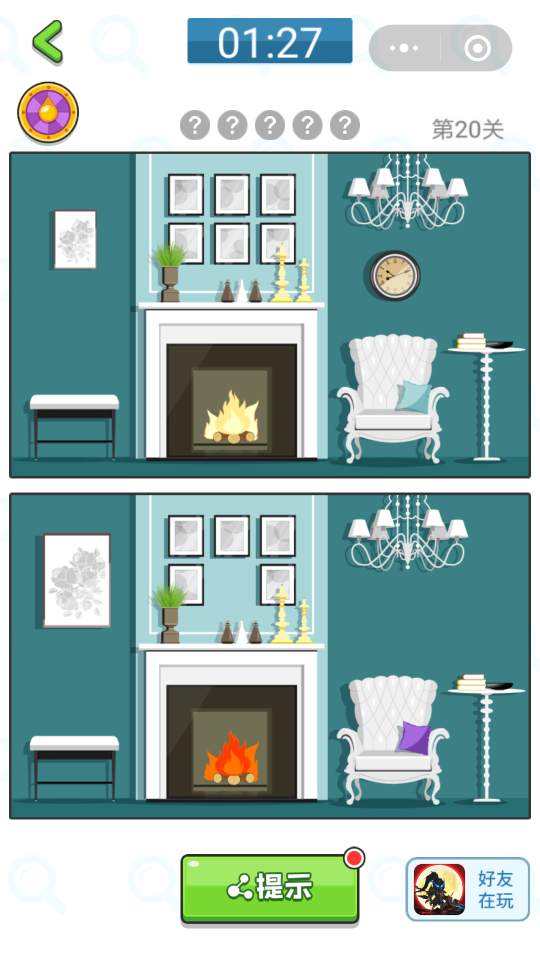
#> input picture demo_py3/AI/king-pick-a-hole-in/imgs/1.png, 1080 x 1920 px (shown at 1/2 size)
$ python capture.py
#> lines starting #> are read from the running program, lines starting #| are printed output that depends on the picture
import time, os
from PIL import Image
import shutil

start = time.time()
# os.system("adb shell /system/bin/screencap -p /sdcard/1/1.png")
# os.system("adb pull /sdcard/1/1.png ./imgs/1.png")


screenshot_backup_dir = 'imgs/backups/'
if not os.path.isdir(screenshot_backup_dir):
    os.mkdir(screenshot_backup_dir)

start = time.time()

im = Image.open('./imgs/1.png')
#> im is the input picture: PIL image 1080x1920 RGBA; mean R, G, B, A 151.8, 179.8, 177.5, 255

img_size = im.size
#> img_size = (1080, 1920)
w = im.size[0]
#> w = 1080
h = im.size[1]
#> h = 1920
print("image's w*h:{}".format(img_size))
#| image's w*h:(1080, 1920)

#region = im.crop((70,300, w-70,700))    #裁剪的区域
region = im.crop((20,305, w-20,955))    #裁剪的区域
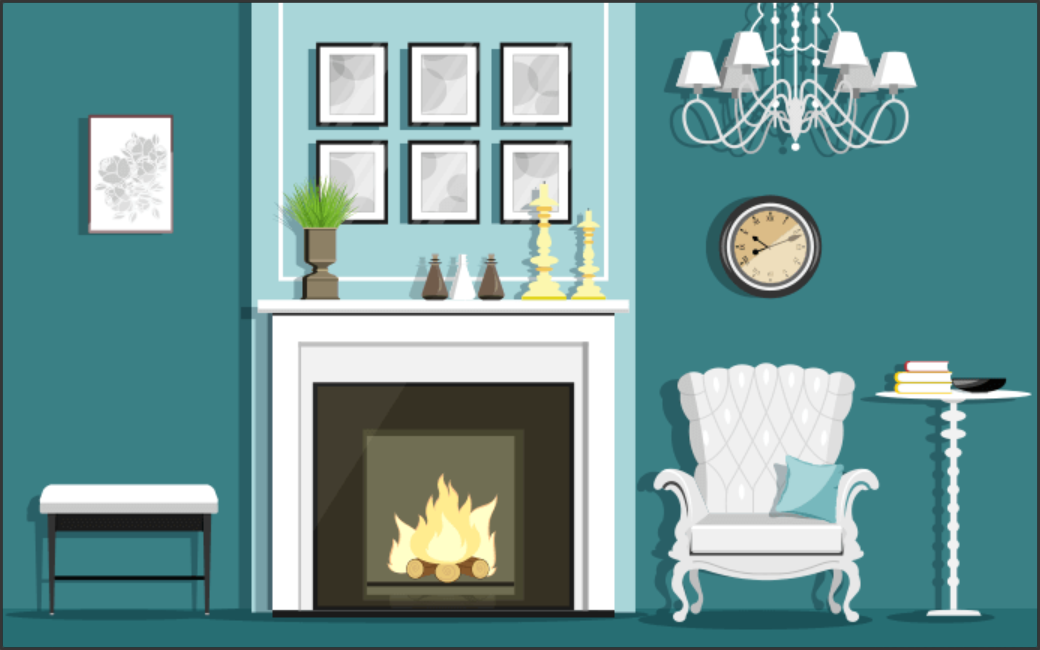
#> region: PIL image 1040x650 RGBA; mean R, G, B, A 111.2, 151.3, 151.2, 255
region.save('./imgs/up.png')

region = im.crop((20,987, w-20,1637))    #裁剪的区域
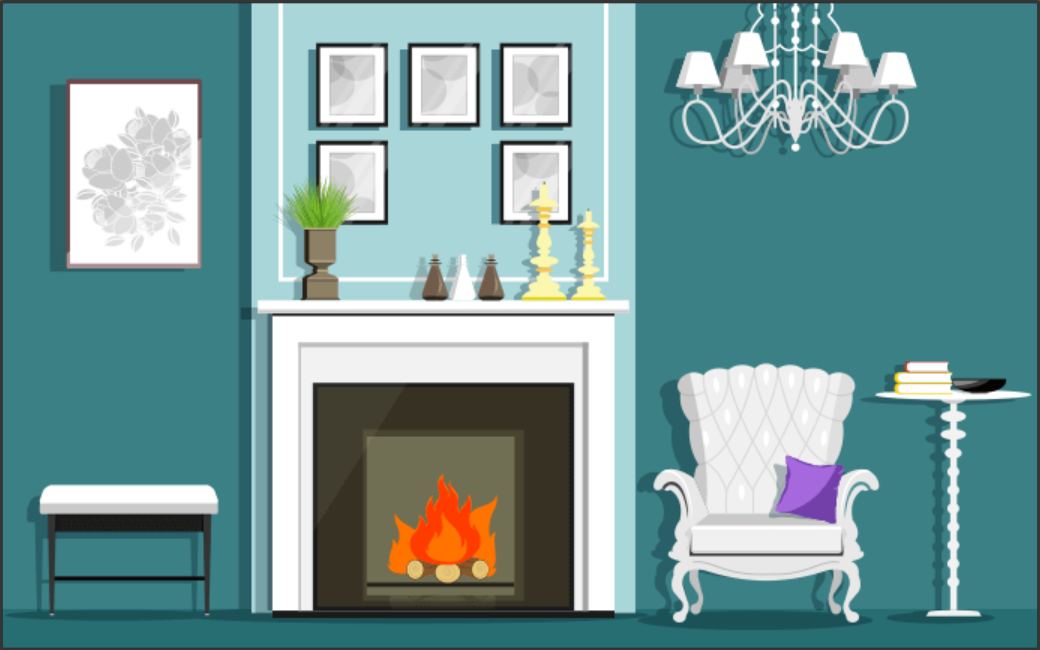
#> region: PIL image 1040x650 RGBA; mean R, G, B, A 113.7, 151.7, 152.1, 255
region.save('./imgs/down.png')

end = time.time()

print('程序用时：'+str(end-start)+'秒')
def backup_screenshot(ts):
    # 为了方便失败的时候 debug
    if not os.path.isdir(screenshot_backup_dir):
        os.mkdir(screenshot_backup_dir)
    shutil.copy('./imgs/1.png', '{}{}.png'.format(screenshot_backup_dir, ts))
backup_screenshot(int(end))
